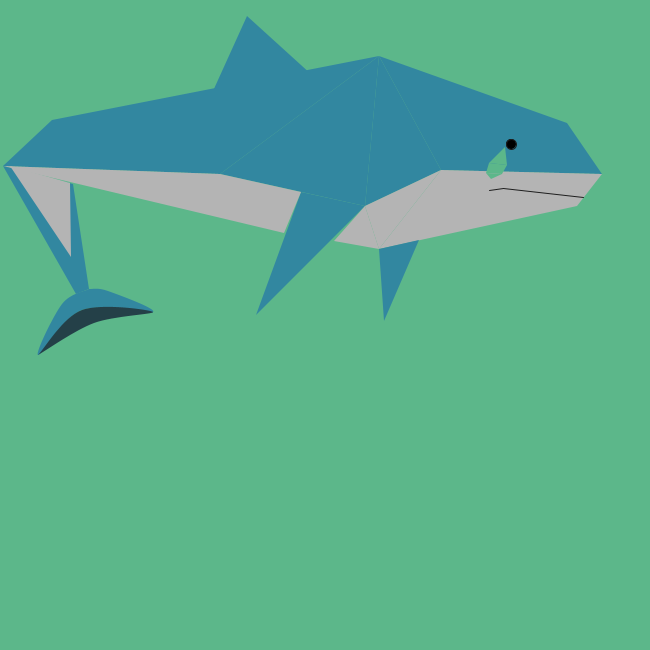
Frame 1 (no input)
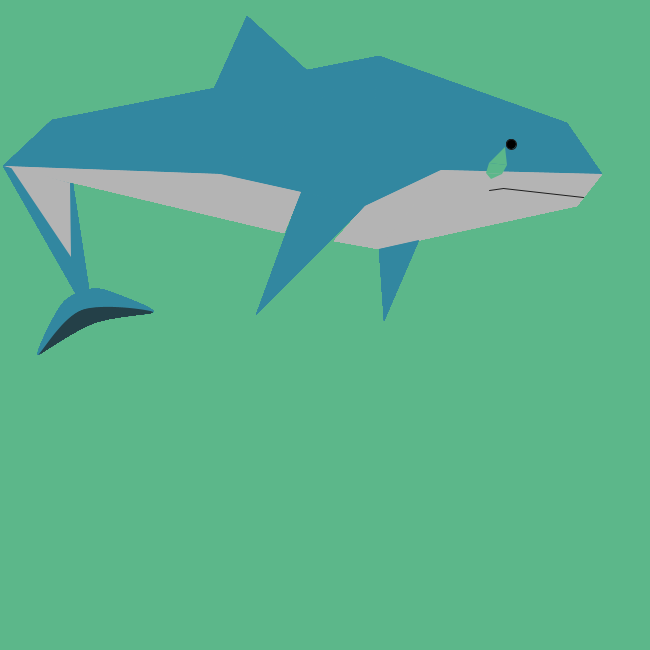
Frame 60 (the mouse pressed at the canvas centre just before this capture)
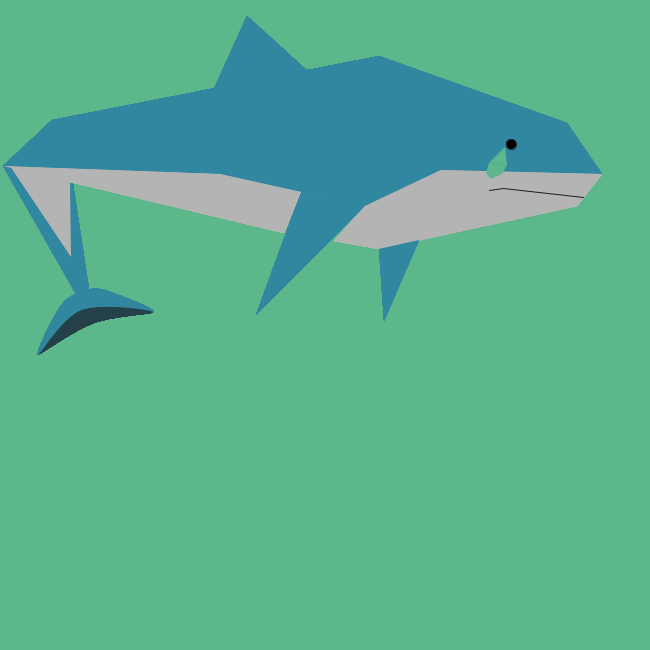
Frame 120 (the mouse held since frame 60 and released just before this capture)

The Processing sketch that drew these frames (run headless with seeded random() and noise(); from frame 60 on, the mouse is pressed at the canvas centre):

// Processing sketch: Lab_4_Part_2
// ── Lab_4_Part_2.pde
void setup()
{
  size(650,650);
  background(#5CB78A);
  
}

void draw_Shark()
{
noStroke();
  fill(#3287A0);
  quad(3,166,52,120,379,56,220,174);  //body
  triangle(220,174, 379,56, 365,206);
  triangle(213,91,247,16, 312,75);
  triangle(301,192, 256,315, 365,206);//front hand
  //head
  triangle(365,206, 379,56, 441,170);
  quad(441,170,379,56,567,123,602,174);
  //lower body
  fill(180);  //grey
  quad(3,166, 220,174, 301,192, 284,233);  //back
  triangle(365,206, 334,241, 379,249);//front
  triangle(379,249, 365,206, 441,170);
  quad(379,249, 441,170, 602,174, 577,206);//mouth
  // back hand
  fill(#3287A0);
  triangle(379,249,384,321, 419,240);
  //tail
  quad(3,166, 73,184, 89,289, 76,294);
  beginShape();
  curveVertex(89,289);
  curveVertex(89,289);
  curveVertex(62,304);
  curveVertex(38,355);
  curveVertex(82,310);
  curveVertex(153,312);
  curveVertex(108,291);
  curveVertex(89,289);
  curveVertex(89,289);
  endShape();
  fill(#244048);
  beginShape();
  curveVertex(38,355);
  curveVertex(38,355);
  curveVertex(94,323);
  curveVertex(153,312);
  curveVertex(82,310);
  curveVertex(38,355);
  curveVertex(38,355);
  endShape();
  
  fill(180);
  triangle(10,166, 70,183, 71,257);//white part of tail
  
 // mouth
 strokeWeight(1);
 stroke(30);
 line(489,190, 503, 188);
 line(503,188, 583,197);
 //eye
 fill(0);
 ellipse(511, 144, 10,10);
 
 //tear
 noStroke();
 fill(#5CB78A);
 triangle(505,147, 489,163, 507,165);
 quad(489,163, 507,165, 502,174, 486,173);
 triangle(502,174, 486,173, 491,179);
   
}
void draw()
{
  draw_Shark();
  /*
  //scale(.5);
  noStroke();
  fill(#3287A0);
  quad(3,166,52,120,379,56,220,174);  //body
  triangle(220,174, 379,56, 365,206);
  triangle(213,91,247,16, 312,75);
  triangle(301,192, 256,315, 365,206);//front hand
  //head
  triangle(365,206, 379,56, 441,170);
  quad(441,170,379,56,567,123,602,174);
  //lower body
  fill(180);  //grey
  quad(3,166, 220,174, 301,192, 284,233);  //back
  triangle(365,206, 334,241, 379,249);//front
  triangle(379,249, 365,206, 441,170);
  quad(379,249, 441,170, 602,174, 577,206);//mouth
  // back hand
  fill(#3287A0);
  triangle(379,249,384,321, 419,240);
  //tail
  quad(3,166, 73,184, 89,289, 76,294);
  beginShape();
  curveVertex(89,289);
  curveVertex(89,289);
  curveVertex(62,304);
  curveVertex(38,355);
  curveVertex(82,310);
  curveVertex(153,312);
  curveVertex(108,291);
  curveVertex(89,289);
  curveVertex(89,289);
  endShape();
  fill(#244048);
  beginShape();
  curveVertex(38,355);
  curveVertex(38,355);
  curveVertex(94,323);
  curveVertex(153,312);
  curveVertex(82,310);
  curveVertex(38,355);
  curveVertex(38,355);
  endShape();
  
  fill(180);
  triangle(10,166, 70,183, 71,257);//white part of tail
  
 // mouth
 strokeWeight(1);
 stroke(30);
 line(489,190, 503, 188);
 line(503,188, 583,197);
 //eye
 fill(0);
 ellipse(511, 144, 10,10);
 
 //tear
 noStroke();
 fill(#5CB78A);
 triangle(505,147, 489,163, 507,165);
 quad(489,163, 507,165, 502,174, 486,173);
 triangle(502,174, 486,173, 491,179);
   */
    
  
}
